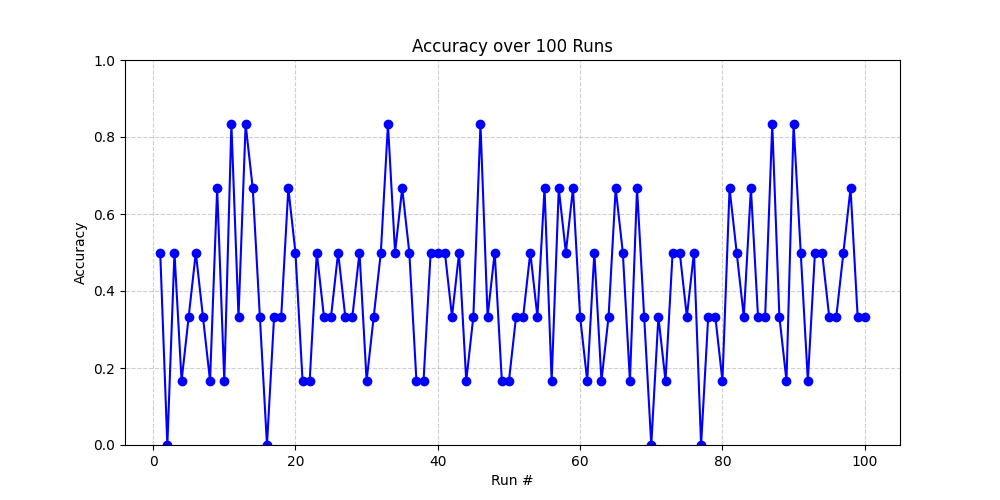

Write the Python code that produced this figure.
import os
import pandas as pd
import re
import numpy as np
import pymc as pm
import matplotlib.pyplot as plt
import tensorflow as tf
from collections import Counter
from sklearn.model_selection import train_test_split
from sklearn.preprocessing import StandardScaler
from tensorflow.keras.callbacks import EarlyStopping
from tensorflow.keras.layers import Dense, Dropout
from tensorflow.keras.models import Sequential
from scipy.stats import zscore
import powerlaw

# Feature extraction functions
def extract_features_from_lines(lines):
    pronouns = {'i', 'you', 'he', 'she', 'we', 'they', 'me', 'him', 'her', 'us', 'them',
                'my', 'your', 'his', 'its', 'our', 'their', 'mine', 'yours', 'hers',
                'ours', 'theirs', 'myself', 'yourself', 'himself', 'herself', 'itself',
                'ourselves', 'yourselves', 'themselves', 'who', 'whom', 'whose', 'which',
                'that', 'anyone', 'someone', 'everyone', 'somebody', 'anybody',
                'everybody', 'each', 'either', 'neither', 'this', 'these', 'those'}

    conjunctions = {'and', 'but', 'or', 'because', 'so', 'if', 'although', 'while', 'when',
                    'nor', 'yet', 'unless', 'until', 'even though', 'as', 'as if',
                    'as though', 'whereas', 'since', 'whether', 'before', 'after',
                    'once', 'than', 'though', 'provided', 'lest', 'in case', 'now that',
                    'even if', 'rather than', 'both', 'either', 'neither', 'not only',
                    'just as'}

    negations = {'no', 'not', "n't", 'never', 'nothing', 'nobody', 'nowhere', 'neither',
                 'no one', 'none', 'without', 'hardly', 'scarcely', 'barely', 'cannot',
                 "can't", "don't", "won't", "isn't", "wasn't", "weren't", "didn't",
                 "hasn't", "haven't", "hadn't", "wouldn't", "shouldn't", "mustn't",
                 "mightn't"}

    child_word_count = 0
    child_morpheme_count = 0
    child_utterance_count = 0
    pronoun_count = 0
    conj_count = 0
    negation_count = 0
    mother_utterance_count = 0
    type_token_set = set()
    repetition_count = 0

    for line in lines:
        line = line.strip()
        if line.startswith("*CHI:"):
            utterance = re.sub(r'[^\w\s-]', '', line[5:].lower())
            words = utterance.split()
            morphemes = sum(len(word.split('-')) for word in words)

            child_word_count += len(words)
            child_morpheme_count += morphemes
            child_utterance_count += 1

            type_token_set.update(words)

            pronoun_count += sum(1 for word in words if word in pronouns)
            conj_count += sum(1 for word in words if word in conjunctions)
            negation_count += sum(1 for word in words if word in negations)

            # Count repeated words (disfluency)
            for i in range(1, len(words)):
                if words[i] == words[i-1]:
                    repetition_count += 1

        elif any(line.startswith(speaker) for speaker in ["*MOT:", "*INV:", "*INV1:", "*INV2:"]):
            mother_utterance_count += 1

    mluw = child_word_count / child_utterance_count if child_utterance_count else 0
    mlum = child_morpheme_count / child_utterance_count if child_utterance_count else 0
    mlt_ratio = child_utterance_count / mother_utterance_count if mother_utterance_count else 0
    ttr = len(type_token_set) / child_word_count if child_word_count else 0

    return {
        "mluw": mluw,
        "mlum": mlum,
        "mlt_ratio": mlt_ratio,
        "pronouns_per_100w": 100 * pronoun_count / child_word_count if child_word_count else 0,
        "conjunctions_per_100w": 100 * conj_count / child_word_count if child_word_count else 0,
        "negations_per_100w": 100 * negation_count / child_word_count if child_word_count else 0,
        "type_token_ratio": ttr,
        "repetitions": repetition_count,
        "total_words": child_word_count,
    }

def extract_zipf_features_from_text(text):
    words = re.findall(r'\b\w+\b', text.lower())
    if len(words) == 0:
        return {
            "zipf_xmin": 0,
            "zipf_alpha": 0,
            "zipf_pvalue": 0,
            "zipf_likelihood_ratio": 0,
            "zipf_likelihood_ratio_significance": 0,
        }

    freqs = list(Counter(words).values())
    if len(freqs) < 5:
        return {
            "zipf_xmin": 0,
            "zipf_alpha": 0,
            "zipf_pvalue": 0,
            "zipf_likelihood_ratio": 0,
            "zipf_likelihood_ratio_significance": 0,
        }

    np.random.seed(42)
    fit = powerlaw.Fit(freqs, discrete=True)

    xmin = fit.xmin
    alpha = fit.alpha
    pvalue = fit.distribution_compare('power_law', 'lognormal')[1]
    R, p = fit.distribution_compare('power_law', 'lognormal')

    return {
        "zipf_xmin": xmin,
        "zipf_alpha": alpha,
        "zipf_pvalue": pvalue,
        "zipf_likelihood_ratio": R,
        "zipf_likelihood_ratio_significance": p,
    }

def extract_features_from_cha(file_path):
    with open(file_path, 'r', encoding='utf-8', errors='ignore') as f:
        lines = f.readlines()
    features = extract_features_from_lines(lines)
    child_speech = " ".join(
        re.sub(r'[^\w\s-]', '', line[5:].lower())
        for line in lines if line.startswith("*CHI:")
    )
    zipf_features = extract_zipf_features_from_text(child_speech)
    features.update(zipf_features)
    return features


if __name__ == "__main__":
    # Data paths
    data_path = "C:/Users/pabbu/OneDrive/Autism_Project/Data/Eigsti"
    asd_path = os.path.join(data_path, "ASD")
    td_path = os.path.join(data_path, "TD")

    # List files
    asd_files = [f for f in os.listdir(asd_path) if f.endswith(".cha.txt")]
    td_files = [f for f in os.listdir(td_path) if f.endswith(".cha.txt")]

    data = []
    for filename in asd_files:
        file_path = os.path.join(asd_path, filename)
        features = extract_features_from_cha(file_path)
        features.update({"filename": filename, "label": "ASD"})
        data.append(features)

    for filename in td_files:
        file_path = os.path.join(td_path, filename)
        features = extract_features_from_cha(file_path)
        features.update({"filename": filename, "label": "TD"})
        data.append(features)

    # Create DataFrame
    df = pd.DataFrame(data)
    df['label_num'] = df['label'].map({'ASD': 1, 'TD': 0})

    # Select features
    feature_cols = [
        'mlum',                 # mean length utterance (morphemes)
        'mlt_ratio',            # mean length turn ratio
        'pronouns_per_100w',    # pronouns %
        'conjunctions_per_100w',# conjunctions %
        'type_token_ratio',     # lexical diversity
        'zipf_pvalue',          # Zipf power-law vs lognormal p-value
        'zipf_likelihood_ratio_significance'  # Zipf likelihood ratio significance
    ]

    # Cleaning
    df.replace([np.inf, -np.inf], np.nan, inplace=True)
    df.dropna(inplace=True)
    df = df[df['mlum'] > 0]
    df = df[df['mlt_ratio'] > 0]

    df_z = df[feature_cols].apply(zscore)
    df = df[(np.abs(df_z) < 3).all(axis=1)]

    df.reset_index(drop=True, inplace=True)

    print(f"Data shape after cleaning: {df.shape}")
    print(df.info())
    print(df.describe())
    print(df.head())

    # Prepare data arrays
    X = df[feature_cols].values
    y = df['label_num'].values

    accuracies = []
    num_runs = 100
    n_synthetic = 1000

    for run in range(num_runs):
        print(f"Run {run + 1} / {num_runs}")

        # Train/test split per run
        X_train, X_test, y_train, y_test = train_test_split(X, y, test_size=0.2, random_state=run)

        # Scale
        scaler = StandardScaler()
        X_train_scaled = scaler.fit_transform(X_train)
        X_test_scaled = scaler.transform(X_test)

        n_features = X_train_scaled.shape[1]

        # MCMC model & sampling per run
        with pm.Model() as model:
            mus = pm.Normal('mus', mu=0, sigma=1, shape=n_features)
            sigmas = pm.HalfNormal('sigmas', sigma=1, shape=n_features)
            pm.Normal('obs', mu=mus, sigma=sigmas, observed=X_train_scaled)
            trace = pm.sample(2000, tune=1000, target_accept=0.9, chains=4,
                              random_seed=run, progressbar=False)

        mus_samples = trace.posterior['mus'].stack(sample=("chain", "draw")).values.T
        sigmas_samples = trace.posterior['sigmas'].stack(sample=("chain", "draw")).values.T

        # Generate synthetic data
        synthetic_features = []
        for _ in range(n_synthetic):
            idx = np.random.randint(mus_samples.shape[0])
            mu = mus_samples[idx]
            sigma = sigmas_samples[idx]
            sample = np.random.normal(mu, sigma)
            synthetic_features.append(sample)
        synthetic_features = np.array(synthetic_features)

        # Synthetic labels based on training label distribution
        proportion_asd = np.mean(y_train)
        synthetic_labels = np.random.choice([1, 0], size=n_synthetic, p=[proportion_asd, 1 - proportion_asd])

        # Combine real and synthetic
        X_train_aug = np.vstack([X_train_scaled, synthetic_features])
        y_train_aug = np.hstack([y_train, synthetic_labels])

        # Set TF seed for reproducibility
        tf.random.set_seed(run * 42)

        # Build NN
        nn_model = Sequential([
            tf.keras.Input(shape=(X_train_aug.shape[1],)),
            Dense(64, activation='relu'),
            Dropout(0.3),
            Dense(32, activation='relu'),
            Dropout(0.2),
            Dense(16, activation='relu'),
            Dense(1, activation='sigmoid')
        ])

        nn_model.compile(loss='binary_crossentropy',
                         optimizer=tf.keras.optimizers.Adam(learning_rate=0.001),
                         metrics=['accuracy'])

        early_stop = EarlyStopping(monitor='val_loss', patience=3, restore_best_weights=True)

        nn_model.fit(X_train_aug, y_train_aug,
                     epochs=30,
                     validation_split=0.2,
                     callbacks=[early_stop],
                     verbose=0)

        # Evaluate on test set
        loss, accuracy = nn_model.evaluate(X_test_scaled, y_test, verbose=0)
        accuracies.append(accuracy)

    print(f"Min accuracy: {min(accuracies):.4f}")
    print(f"Max accuracy: {max(accuracies):.4f}")
    print(f"Mean accuracy: {np.mean(accuracies):.4f}")

    # Plot accuracies
    plt.figure(figsize=(10, 5))
    plt.plot(range(1, num_runs + 1), accuracies, marker='o', linestyle='-', color='blue')
    plt.title("Accuracy over 100 Runs")
    plt.xlabel("Run #")
    plt.ylabel("Accuracy")
    plt.ylim(0, 1)
    plt.grid(True, linestyle='--', alpha=0.6)
    plt.show()
